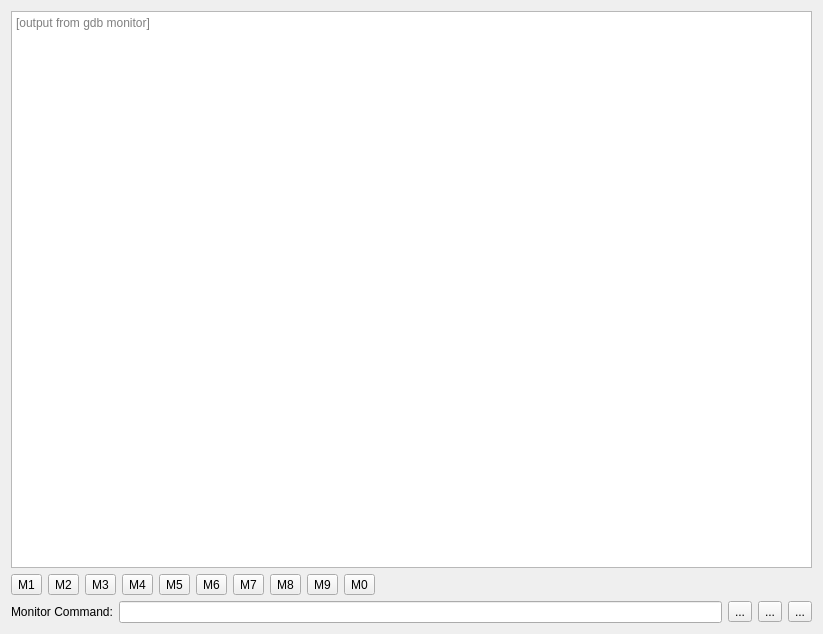
<?xml version="1.0" encoding="UTF-8"?>
<ui version="4.0">
 <class>SeerMonitorVisualizerWidgetForm</class>
 <widget class="QWidget" name="SeerMonitorVisualizerWidgetForm">
  <property name="geometry">
   <rect>
    <x>0</x>
    <y>0</y>
    <width>823</width>
    <height>634</height>
   </rect>
  </property>
  <property name="windowTitle">
   <string>Seer - Gdb Monitor</string>
  </property>
  <layout class="QVBoxLayout" name="verticalLayout">
   <item>
    <widget class="QPlainTextEdit" name="textEdit">
     <property name="readOnly">
      <bool>true</bool>
     </property>
     <property name="placeholderText">
      <string>[output from gdb monitor]</string>
     </property>
    </widget>
   </item>
   <item>
    <layout class="QHBoxLayout" name="horizontalLayout">
     <item>
      <widget class="SeerMacroToolButton" name="m1ToolButton">
       <property name="toolTip">
        <string>M1 macro. Click to execute. Hold down to edit.</string>
       </property>
       <property name="text">
        <string>M1</string>
       </property>
       <attribute name="buttonGroup">
        <string notr="true">macroButtonGroup</string>
       </attribute>
      </widget>
     </item>
     <item>
      <widget class="SeerMacroToolButton" name="m2ToolButton">
       <property name="toolTip">
        <string>M2 macro. Click to execute. Hold down to edit.</string>
       </property>
       <property name="text">
        <string>M2</string>
       </property>
       <attribute name="buttonGroup">
        <string notr="true">macroButtonGroup</string>
       </attribute>
      </widget>
     </item>
     <item>
      <widget class="SeerMacroToolButton" name="m3ToolButton">
       <property name="toolTip">
        <string>M3 macro. Click to execute. Hold down to edit.</string>
       </property>
       <property name="text">
        <string>M3</string>
       </property>
       <attribute name="buttonGroup">
        <string notr="true">macroButtonGroup</string>
       </attribute>
      </widget>
     </item>
     <item>
      <widget class="SeerMacroToolButton" name="m4ToolButton">
       <property name="toolTip">
        <string>M4 macro. Click to execute. Hold down to edit.</string>
       </property>
       <property name="text">
        <string>M4</string>
       </property>
       <attribute name="buttonGroup">
        <string notr="true">macroButtonGroup</string>
       </attribute>
      </widget>
     </item>
     <item>
      <widget class="SeerMacroToolButton" name="m5ToolButton">
       <property name="toolTip">
        <string>M5 macro. Click to execute. Hold down to edit.</string>
       </property>
       <property name="text">
        <string>M5</string>
       </property>
       <attribute name="buttonGroup">
        <string notr="true">macroButtonGroup</string>
       </attribute>
      </widget>
     </item>
     <item>
      <widget class="SeerMacroToolButton" name="m6ToolButton">
       <property name="toolTip">
        <string>M6 macro. Click to execute. Hold down to edit.</string>
       </property>
       <property name="text">
        <string>M6</string>
       </property>
       <attribute name="buttonGroup">
        <string notr="true">macroButtonGroup</string>
       </attribute>
      </widget>
     </item>
     <item>
      <widget class="SeerMacroToolButton" name="m7ToolButton">
       <property name="toolTip">
        <string>M7 macro. Click to execute. Hold down to edit.</string>
       </property>
       <property name="text">
        <string>M7</string>
       </property>
       <attribute name="buttonGroup">
        <string notr="true">macroButtonGroup</string>
       </attribute>
      </widget>
     </item>
     <item>
      <widget class="SeerMacroToolButton" name="m8ToolButton">
       <property name="toolTip">
        <string>M8 macro. Click to execute. Hold down to edit.</string>
       </property>
       <property name="text">
        <string>M8</string>
       </property>
       <attribute name="buttonGroup">
        <string notr="true">macroButtonGroup</string>
       </attribute>
      </widget>
     </item>
     <item>
      <widget class="SeerMacroToolButton" name="m9ToolButton">
       <property name="toolTip">
        <string>M9 macro. Click to execute. Hold down to edit.</string>
       </property>
       <property name="text">
        <string>M9</string>
       </property>
       <attribute name="buttonGroup">
        <string notr="true">macroButtonGroup</string>
       </attribute>
      </widget>
     </item>
     <item>
      <widget class="SeerMacroToolButton" name="m0ToolButton">
       <property name="toolTip">
        <string>M0 macro. Click to execute. Hold down to edit.</string>
       </property>
       <property name="text">
        <string>M0</string>
       </property>
       <attribute name="buttonGroup">
        <string notr="true">macroButtonGroup</string>
       </attribute>
      </widget>
     </item>
     <item>
      <spacer name="horizontalSpacer">
       <property name="orientation">
        <enum>Qt::Horizontal</enum>
       </property>
       <property name="sizeHint" stdset="0">
        <size>
         <width>40</width>
         <height>20</height>
        </size>
       </property>
      </spacer>
     </item>
    </layout>
   </item>
   <item>
    <layout class="QHBoxLayout" name="horizontalLayout_2">
     <item>
      <widget class="QLabel" name="monitorCommandLabel">
       <property name="text">
        <string>Monitor Command:</string>
       </property>
      </widget>
     </item>
     <item>
      <widget class="QHistoryLineEdit" name="monitorCommandLineEdit">
       <property name="sizePolicy">
        <sizepolicy hsizetype="Expanding" vsizetype="Fixed">
         <horstretch>100</horstretch>
         <verstretch>0</verstretch>
        </sizepolicy>
       </property>
       <property name="toolTip">
        <string>Enter a GDB monitor command.</string>
       </property>
       <property name="clearButtonEnabled">
        <bool>true</bool>
       </property>
      </widget>
     </item>
     <item>
      <widget class="QToolButton" name="clearToolButton">
       <property name="toolTip">
        <string>Clear monitor output.</string>
       </property>
       <property name="text">
        <string>...</string>
       </property>
       <property name="icon">
        <iconset resource="resource.qrc">
         <normaloff>:/seer/resources/RelaxLightIcons/edit-delete.svg</normaloff>:/seer/resources/RelaxLightIcons/edit-delete.svg</iconset>
       </property>
      </widget>
     </item>
     <item>
      <widget class="QToolButton" name="printToolButton">
       <property name="toolTip">
        <string>Print the monitor contents.</string>
       </property>
       <property name="text">
        <string>...</string>
       </property>
       <property name="icon">
        <iconset resource="resource.qrc">
         <normaloff>:/seer/resources/RelaxLightIcons/document-print.svg</normaloff>:/seer/resources/RelaxLightIcons/document-print.svg</iconset>
       </property>
      </widget>
     </item>
     <item>
      <widget class="QToolButton" name="helpToolButton">
       <property name="toolTip">
        <string>Help for the GDB monitor.</string>
       </property>
       <property name="text">
        <string>...</string>
       </property>
       <property name="icon">
        <iconset resource="resource.qrc">
         <normaloff>:/seer/resources/RelaxLightIcons/help-about.svg</normaloff>:/seer/resources/RelaxLightIcons/help-about.svg</iconset>
       </property>
      </widget>
     </item>
    </layout>
   </item>
  </layout>
 </widget>
 <customwidgets>
  <customwidget>
   <class>SeerMacroToolButton</class>
   <extends>QToolButton</extends>
   <header>SeerMacroToolButton.h</header>
  </customwidget>
  <customwidget>
   <class>QHistoryLineEdit</class>
   <extends>QLineEdit</extends>
   <header>QHistoryLineEdit.h</header>
  </customwidget>
 </customwidgets>
 <tabstops>
  <tabstop>monitorCommandLineEdit</tabstop>
  <tabstop>m1ToolButton</tabstop>
  <tabstop>m2ToolButton</tabstop>
  <tabstop>m3ToolButton</tabstop>
  <tabstop>m4ToolButton</tabstop>
  <tabstop>m5ToolButton</tabstop>
  <tabstop>m6ToolButton</tabstop>
  <tabstop>m7ToolButton</tabstop>
  <tabstop>m8ToolButton</tabstop>
  <tabstop>m9ToolButton</tabstop>
  <tabstop>m0ToolButton</tabstop>
  <tabstop>clearToolButton</tabstop>
  <tabstop>printToolButton</tabstop>
  <tabstop>helpToolButton</tabstop>
  <tabstop>textEdit</tabstop>
 </tabstops>
 <resources>
  <include location="resource.qrc"/>
 </resources>
 <connections/>
 <buttongroups>
  <buttongroup name="macroButtonGroup"/>
 </buttongroups>
</ui>
